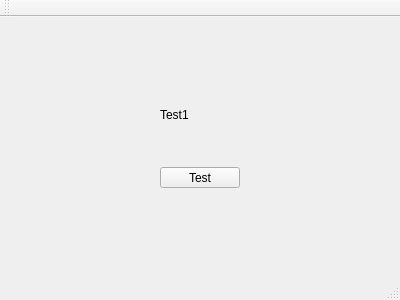
<?xml version="1.0" encoding="UTF-8"?>
<ui version="4.0">
 <class>PracticeMain</class>
 <widget class="QMainWindow" name="PracticeMain">
  <property name="geometry">
   <rect>
    <x>0</x>
    <y>0</y>
    <width>400</width>
    <height>300</height>
   </rect>
  </property>
  <property name="windowTitle">
   <string>PracticeMain</string>
  </property>
  <widget class="QWidget" name="centralWidget">
   <widget class="QPushButton" name="testButton">
    <property name="geometry">
     <rect>
      <x>160</x>
      <y>150</y>
      <width>80</width>
      <height>21</height>
     </rect>
    </property>
    <property name="text">
     <string>Test</string>
    </property>
   </widget>
   <widget class="QLabel" name="testLabel">
    <property name="geometry">
     <rect>
      <x>160</x>
      <y>90</y>
      <width>131</width>
      <height>16</height>
     </rect>
    </property>
    <property name="text">
     <string>Test1</string>
    </property>
   </widget>
  </widget>
  <widget class="QMenuBar" name="menuBar">
   <property name="geometry">
    <rect>
     <x>0</x>
     <y>0</y>
     <width>400</width>
     <height>20</height>
    </rect>
   </property>
  </widget>
  <widget class="QToolBar" name="mainToolBar">
   <attribute name="toolBarArea">
    <enum>TopToolBarArea</enum>
   </attribute>
   <attribute name="toolBarBreak">
    <bool>false</bool>
   </attribute>
  </widget>
  <widget class="QStatusBar" name="statusBar"/>
 </widget>
 <layoutdefault spacing="6" margin="11"/>
 <resources/>
 <connections/>
</ui>
